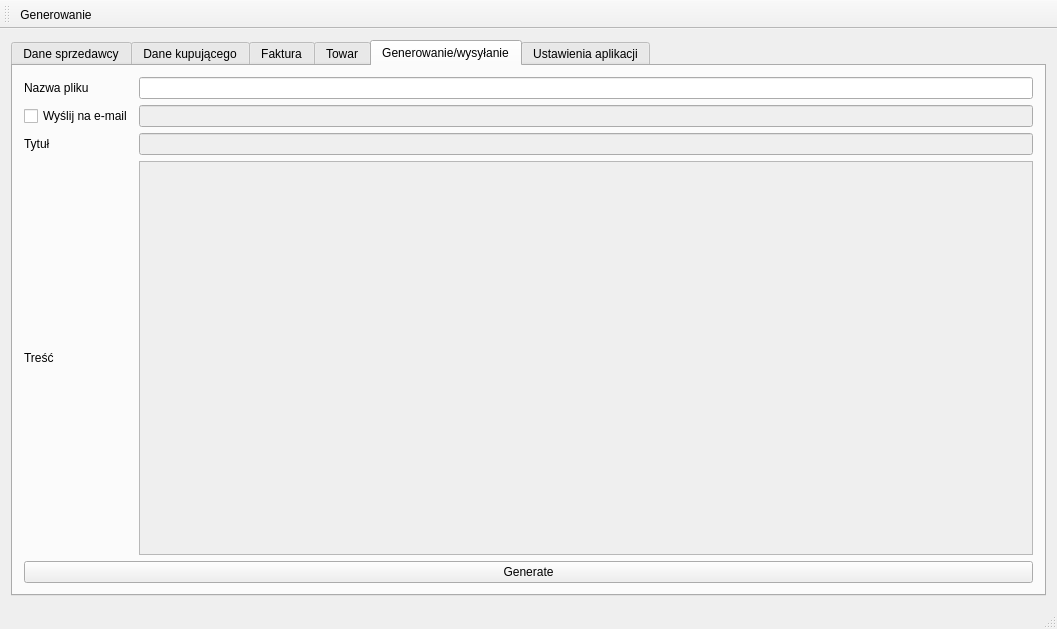
<?xml version="1.0" encoding="UTF-8"?>
<ui version="4.0">
 <class>MainWindow</class>
 <widget class="QMainWindow" name="MainWindow">
  <property name="geometry">
   <rect>
    <x>0</x>
    <y>0</y>
    <width>1057</width>
    <height>629</height>
   </rect>
  </property>
  <property name="windowTitle">
   <string>Fakturka</string>
  </property>
  <widget class="QWidget" name="centralWidget">
   <layout class="QVBoxLayout" name="verticalLayout_2">
    <item>
     <widget class="QTabWidget" name="tabWidget">
      <property name="sizePolicy">
       <sizepolicy hsizetype="Expanding" vsizetype="Expanding">
        <horstretch>0</horstretch>
        <verstretch>0</verstretch>
       </sizepolicy>
      </property>
      <property name="currentIndex">
       <number>4</number>
      </property>
      <widget class="QWidget" name="tab">
       <attribute name="icon">
        <iconset resource="res/resources.qrc">
         <normaloff>:/profile.png</normaloff>:/profile.png</iconset>
       </attribute>
       <attribute name="title">
        <string>Dane sprzedawcy</string>
       </attribute>
       <layout class="QFormLayout" name="formLayout_2">
        <item row="0" column="0" colspan="2">
         <layout class="QGridLayout" name="gridLayout">
          <item row="0" column="0">
           <widget class="QLabel" name="label">
            <property name="text">
             <string>Imię i nazwisko</string>
            </property>
           </widget>
          </item>
          <item row="1" column="0">
           <widget class="QLabel" name="label_2">
            <property name="text">
             <string>NIP</string>
            </property>
           </widget>
          </item>
          <item row="1" column="2">
           <widget class="QLineEdit" name="seller_nip"/>
          </item>
          <item row="2" column="0" colspan="2">
           <widget class="QLabel" name="label_3">
            <property name="text">
             <string>Konto bankowe</string>
            </property>
           </widget>
          </item>
          <item row="2" column="2">
           <widget class="QLineEdit" name="seller_account"/>
          </item>
          <item row="3" column="0">
           <widget class="QLabel" name="label_4">
            <property name="text">
             <string>Bank</string>
            </property>
           </widget>
          </item>
          <item row="3" column="2">
           <widget class="QLineEdit" name="seller_bank"/>
          </item>
          <item row="4" column="0" colspan="2">
           <widget class="QLabel" name="label_5">
            <property name="text">
             <string>Ulica i numer domu</string>
            </property>
           </widget>
          </item>
          <item row="4" column="2">
           <widget class="QLineEdit" name="seller_street"/>
          </item>
          <item row="5" column="0" colspan="2">
           <widget class="QLabel" name="label_6">
            <property name="text">
             <string>Kod pocztowy i miasto</string>
            </property>
           </widget>
          </item>
          <item row="5" column="2">
           <widget class="QLineEdit" name="seller_city"/>
          </item>
          <item row="0" column="2">
           <widget class="QLineEdit" name="seller_name"/>
          </item>
         </layout>
        </item>
       </layout>
      </widget>
      <widget class="QWidget" name="tab_2">
       <attribute name="icon">
        <iconset resource="res/resources.qrc">
         <normaloff>:/seller.png</normaloff>:/seller.png</iconset>
       </attribute>
       <attribute name="title">
        <string>Dane kupującego</string>
       </attribute>
       <layout class="QFormLayout" name="formLayout_3">
        <item row="0" column="0" colspan="2">
         <layout class="QGridLayout" name="gridLayout_4">
          <item row="0" column="0">
           <widget class="QLabel" name="label_17">
            <property name="text">
             <string>Imię i nazwisko</string>
            </property>
           </widget>
          </item>
          <item row="0" column="1">
           <widget class="QLineEdit" name="buyer_bame"/>
          </item>
          <item row="1" column="0">
           <widget class="QLabel" name="label_18">
            <property name="text">
             <string>NIP</string>
            </property>
           </widget>
          </item>
          <item row="1" column="1">
           <widget class="QLineEdit" name="buyer_nip"/>
          </item>
          <item row="2" column="0">
           <widget class="QLabel" name="label_19">
            <property name="text">
             <string>Ulica i numer domu</string>
            </property>
           </widget>
          </item>
          <item row="2" column="1">
           <widget class="QLineEdit" name="buyer_street"/>
          </item>
          <item row="3" column="0">
           <widget class="QLabel" name="label_20">
            <property name="text">
             <string>Kod pocztowy i miasto</string>
            </property>
           </widget>
          </item>
          <item row="3" column="1">
           <widget class="QLineEdit" name="buyer_city"/>
          </item>
         </layout>
        </item>
       </layout>
      </widget>
      <widget class="QWidget" name="tab_6">
       <attribute name="icon">
        <iconset resource="res/resources.qrc">
         <normaloff>:/receipt.png</normaloff>:/receipt.png</iconset>
       </attribute>
       <attribute name="title">
        <string>Faktura</string>
       </attribute>
       <layout class="QFormLayout" name="formLayout">
        <item row="0" column="0" colspan="2">
         <layout class="QGridLayout" name="gridLayout_2">
          <item row="2" column="0">
           <widget class="QLabel" name="label_9">
            <property name="text">
             <string>Data sprzedaży</string>
            </property>
           </widget>
          </item>
          <item row="0" column="0">
           <widget class="QLabel" name="label_7">
            <property name="text">
             <string>Numer faktury</string>
            </property>
           </widget>
          </item>
          <item row="1" column="0">
           <widget class="QLabel" name="label_8">
            <property name="text">
             <string>Data wystawienia</string>
            </property>
           </widget>
          </item>
          <item row="0" column="1">
           <widget class="QLineEdit" name="invoice_nr"/>
          </item>
          <item row="1" column="1">
           <widget class="QDateEdit" name="invoice_issued">
            <property name="calendarPopup">
             <bool>true</bool>
            </property>
           </widget>
          </item>
          <item row="3" column="1">
           <widget class="QDateEdit" name="invoice_term">
            <property name="calendarPopup">
             <bool>true</bool>
            </property>
           </widget>
          </item>
          <item row="4" column="0">
           <widget class="QLabel" name="label_11">
            <property name="text">
             <string>Typ płatności</string>
            </property>
           </widget>
          </item>
          <item row="2" column="1">
           <widget class="QDateEdit" name="invoice_selldate">
            <property name="calendarPopup">
             <bool>true</bool>
            </property>
           </widget>
          </item>
          <item row="3" column="0">
           <widget class="QLabel" name="label_10">
            <property name="text">
             <string>Termin płatności</string>
            </property>
           </widget>
          </item>
          <item row="4" column="1">
           <widget class="QLineEdit" name="invoice_paymenttype">
            <property name="text">
             <string>Przelew</string>
            </property>
           </widget>
          </item>
         </layout>
        </item>
       </layout>
      </widget>
      <widget class="QWidget" name="tab_3">
       <attribute name="icon">
        <iconset resource="res/resources.qrc">
         <normaloff>:/box.png</normaloff>:/box.png</iconset>
       </attribute>
       <attribute name="title">
        <string>Towar</string>
       </attribute>
       <layout class="QGridLayout" name="gridLayout_5">
        <item row="0" column="0" colspan="4">
         <widget class="QTableWidget" name="table">
          <property name="dragEnabled">
           <bool>false</bool>
          </property>
          <property name="sortingEnabled">
           <bool>false</bool>
          </property>
          <property name="cornerButtonEnabled">
           <bool>true</bool>
          </property>
          <attribute name="verticalHeaderStretchLastSection">
           <bool>false</bool>
          </attribute>
          <column>
           <property name="text">
            <string>Nazwa</string>
           </property>
          </column>
          <column>
           <property name="text">
            <string>Ilość</string>
           </property>
          </column>
          <column>
           <property name="text">
            <string>Jednostka</string>
           </property>
          </column>
          <column>
           <property name="text">
            <string>Cena netto</string>
           </property>
          </column>
          <column>
           <property name="text">
            <string>VAT %</string>
           </property>
          </column>
          <column>
           <property name="text">
            <string>Wartość netto</string>
           </property>
          </column>
          <column>
           <property name="text">
            <string>Wartość brutto</string>
           </property>
          </column>
         </widget>
        </item>
        <item row="1" column="0">
         <widget class="QPushButton" name="table_add">
          <property name="text">
           <string/>
          </property>
          <property name="icon">
           <iconset resource="res/resources.qrc">
            <normaloff>:/add.png</normaloff>:/add.png</iconset>
          </property>
          <property name="iconSize">
           <size>
            <width>16</width>
            <height>16</height>
           </size>
          </property>
         </widget>
        </item>
        <item row="1" column="1">
         <widget class="QPushButton" name="table_remove">
          <property name="text">
           <string/>
          </property>
          <property name="icon">
           <iconset resource="res/resources.qrc">
            <normaloff>:/delete.png</normaloff>:/delete.png</iconset>
          </property>
         </widget>
        </item>
        <item row="1" column="2">
         <widget class="QCheckBox" name="table_pkwiu">
          <property name="text">
           <string>PKWiU</string>
          </property>
         </widget>
        </item>
        <item row="1" column="3">
         <widget class="QCheckBox" name="table_discount">
          <property name="text">
           <string>Rabat</string>
          </property>
         </widget>
        </item>
       </layout>
      </widget>
      <widget class="QWidget" name="tab_4">
       <attribute name="icon">
        <iconset resource="res/resources.qrc">
         <normaloff>:/sent-mail.png</normaloff>:/sent-mail.png</iconset>
       </attribute>
       <attribute name="title">
        <string>Generowanie/wysyłanie</string>
       </attribute>
       <layout class="QGridLayout" name="gridLayout_6">
        <item row="0" column="0">
         <widget class="QLabel" name="label_21">
          <property name="text">
           <string>Nazwa pliku</string>
          </property>
         </widget>
        </item>
        <item row="0" column="1">
         <widget class="QLineEdit" name="generator_filename"/>
        </item>
        <item row="1" column="0">
         <widget class="QCheckBox" name="generator_sendemail">
          <property name="text">
           <string>Wyślij na e-mail</string>
          </property>
         </widget>
        </item>
        <item row="1" column="1">
         <widget class="QLineEdit" name="generator_emailadress">
          <property name="enabled">
           <bool>false</bool>
          </property>
         </widget>
        </item>
        <item row="2" column="0">
         <widget class="QLabel" name="label_27">
          <property name="text">
           <string>Tytuł</string>
          </property>
         </widget>
        </item>
        <item row="2" column="1">
         <widget class="QLineEdit" name="generator_emailtitle">
          <property name="enabled">
           <bool>false</bool>
          </property>
         </widget>
        </item>
        <item row="3" column="0">
         <widget class="QLabel" name="label_28">
          <property name="text">
           <string>Treść</string>
          </property>
         </widget>
        </item>
        <item row="3" column="1">
         <widget class="QTextEdit" name="generator_emailcontent">
          <property name="enabled">
           <bool>false</bool>
          </property>
         </widget>
        </item>
        <item row="4" column="0" colspan="2">
         <widget class="QPushButton" name="generator_generate">
          <property name="text">
           <string>Generate</string>
          </property>
          <property name="icon">
           <iconset resource="res/resources.qrc">
            <normaloff>:/pdf.png</normaloff>:/pdf.png</iconset>
          </property>
          <property name="iconSize">
           <size>
            <width>32</width>
            <height>32</height>
           </size>
          </property>
         </widget>
        </item>
       </layout>
      </widget>
      <widget class="QWidget" name="tab_5">
       <attribute name="icon">
        <iconset resource="res/resources.qrc">
         <normaloff>:/settings-gears.png</normaloff>:/settings-gears.png</iconset>
       </attribute>
       <attribute name="title">
        <string>Ustawienia aplikacji</string>
       </attribute>
       <layout class="QFormLayout" name="formLayout_7">
        <item row="0" column="0" colspan="2">
         <layout class="QFormLayout" name="formLayout_6">
          <item row="1" column="0">
           <widget class="QRadioButton" name="settings_smtpssl">
            <property name="text">
             <string>SMTP ssl</string>
            </property>
           </widget>
          </item>
          <item row="2" column="0">
           <widget class="QRadioButton" name="settings_smtptls">
            <property name="text">
             <string>SMTP tls</string>
            </property>
           </widget>
          </item>
          <item row="2" column="1">
           <widget class="QRadioButton" name="settings_smtpnotsecure">
            <property name="text">
             <string>SMTP nie zabezpieczone</string>
            </property>
           </widget>
          </item>
          <item row="3" column="0">
           <widget class="QLabel" name="label_23">
            <property name="text">
             <string>SMTP host</string>
            </property>
           </widget>
          </item>
          <item row="3" column="1">
           <widget class="QLineEdit" name="settings_smtphost"/>
          </item>
          <item row="4" column="0">
           <widget class="QLabel" name="label_24">
            <property name="text">
             <string>SMTP port</string>
            </property>
           </widget>
          </item>
          <item row="4" column="1">
           <widget class="QLineEdit" name="settings_smtpport"/>
          </item>
          <item row="5" column="0">
           <widget class="QLabel" name="label_25">
            <property name="text">
             <string>SMTP nadawca</string>
            </property>
           </widget>
          </item>
          <item row="5" column="1">
           <widget class="QLineEdit" name="settings_smtpsender"/>
          </item>
          <item row="6" column="0">
           <widget class="QLabel" name="label_22">
            <property name="text">
             <string>SMTP użytkownik</string>
            </property>
           </widget>
          </item>
          <item row="6" column="1">
           <widget class="QLineEdit" name="lineEdit"/>
          </item>
          <item row="7" column="0">
           <widget class="QLabel" name="label_26">
            <property name="text">
             <string>SMTP hasło</string>
            </property>
           </widget>
          </item>
          <item row="7" column="1">
           <widget class="QLineEdit" name="lineEdit_2">
            <property name="inputMask">
             <string/>
            </property>
            <property name="placeholderText">
             <string/>
            </property>
            <property name="clearButtonEnabled">
             <bool>false</bool>
            </property>
           </widget>
          </item>
         </layout>
        </item>
       </layout>
      </widget>
     </widget>
    </item>
   </layout>
  </widget>
  <widget class="QToolBar" name="mainToolBar">
   <attribute name="toolBarArea">
    <enum>TopToolBarArea</enum>
   </attribute>
   <attribute name="toolBarBreak">
    <bool>false</bool>
   </attribute>
   <addaction name="actionGenerowanie"/>
  </widget>
  <widget class="QStatusBar" name="statusBar"/>
  <action name="actionGenerowanie">
   <property name="icon">
    <iconset resource="res/resources.qrc">
     <normaloff>:/save.png</normaloff>:/save.png</iconset>
   </property>
   <property name="text">
    <string>Generowanie</string>
   </property>
   <property name="toolTip">
    <string>Zapisz dane</string>
   </property>
   <property name="shortcut">
    <string>Ctrl+S</string>
   </property>
  </action>
 </widget>
 <layoutdefault spacing="6" margin="11"/>
 <resources>
  <include location="res/resources.qrc"/>
 </resources>
 <connections>
  <connection>
   <sender>table_add</sender>
   <signal>clicked()</signal>
   <receiver>MainWindow</receiver>
   <slot>addRowToTable()</slot>
   <hints>
    <hint type="sourcelabel">
     <x>248</x>
     <y>578</y>
    </hint>
    <hint type="destinationlabel">
     <x>243</x>
     <y>606</y>
    </hint>
   </hints>
  </connection>
  <connection>
   <sender>table_remove</sender>
   <signal>clicked()</signal>
   <receiver>MainWindow</receiver>
   <slot>removeRowFromTable()</slot>
   <hints>
    <hint type="sourcelabel">
     <x>361</x>
     <y>578</y>
    </hint>
    <hint type="destinationlabel">
     <x>370</x>
     <y>606</y>
    </hint>
   </hints>
  </connection>
  <connection>
   <sender>table_pkwiu</sender>
   <signal>toggled(bool)</signal>
   <receiver>MainWindow</receiver>
   <slot>togglePKWIUColumn(bool)</slot>
   <hints>
    <hint type="sourcelabel">
     <x>562</x>
     <y>574</y>
    </hint>
    <hint type="destinationlabel">
     <x>567</x>
     <y>605</y>
    </hint>
   </hints>
  </connection>
  <connection>
   <sender>table_discount</sender>
   <signal>toggled(bool)</signal>
   <receiver>MainWindow</receiver>
   <slot>toggleDiscountsColumn(bool)</slot>
   <hints>
    <hint type="sourcelabel">
     <x>823</x>
     <y>571</y>
    </hint>
    <hint type="destinationlabel">
     <x>818</x>
     <y>605</y>
    </hint>
   </hints>
  </connection>
  <connection>
   <sender>generator_sendemail</sender>
   <signal>toggled(bool)</signal>
   <receiver>generator_emailadress</receiver>
   <slot>setEnabled(bool)</slot>
   <hints>
    <hint type="sourcelabel">
     <x>26</x>
     <y>112</y>
    </hint>
    <hint type="destinationlabel">
     <x>165</x>
     <y>113</y>
    </hint>
   </hints>
  </connection>
  <connection>
   <sender>generator_sendemail</sender>
   <signal>toggled(bool)</signal>
   <receiver>generator_emailtitle</receiver>
   <slot>setEnabled(bool)</slot>
   <hints>
    <hint type="sourcelabel">
     <x>32</x>
     <y>110</y>
    </hint>
    <hint type="destinationlabel">
     <x>147</x>
     <y>139</y>
    </hint>
   </hints>
  </connection>
  <connection>
   <sender>generator_sendemail</sender>
   <signal>toggled(bool)</signal>
   <receiver>generator_emailcontent</receiver>
   <slot>setEnabled(bool)</slot>
   <hints>
    <hint type="sourcelabel">
     <x>21</x>
     <y>113</y>
    </hint>
    <hint type="destinationlabel">
     <x>216</x>
     <y>242</y>
    </hint>
   </hints>
  </connection>
 </connections>
 <slots>
  <slot>addRowToTable()</slot>
  <slot>removeRowFromTable()</slot>
  <slot>togglePKWIUColumn(bool)</slot>
  <slot>toggleDiscountsColumn(bool)</slot>
 </slots>
</ui>
